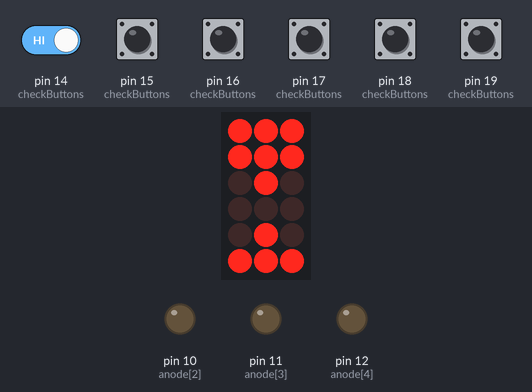
A sketch run on a simulated Arduino Uno, built with avr-gcc and run on an emulated ATmega328P. Shown: 3×6 LED matrix, output pins drawn as LEDs (lit = HIGH). Wiring (inferred from the names in the program): LED matrix (orientation assumed): rows pin 2, pin 3, pin 4, pin 5, pin 6, pin 7; columns pin 8, pin 9, pin 13. Inputs (shaded band) come from the test bench; at power-on: pin 14 (checkButtons), pin 15 (checkButtons), pin 16 (checkButtons), pin 17 (checkButtons), pin 18 (checkButtons), pin 19 (checkButtons) HIGH. Pins used as bus, display or sensor lines are not drawn.

Above: at 1.2 s.
1.3 s: pin 19 (checkButtons) pulled LOW for 0.15 s
At 1.47 s:
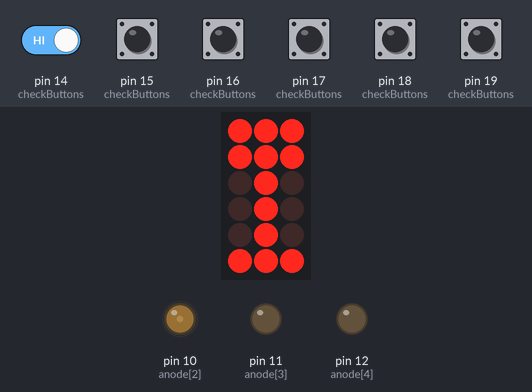
2.0 s: pin 15 (checkButtons) pulled LOW for 0.15 s
2.7 s: pin 14 (checkButtons) driven LOW and pin 19 (checkButtons) driven LOW
At 4.7 s:
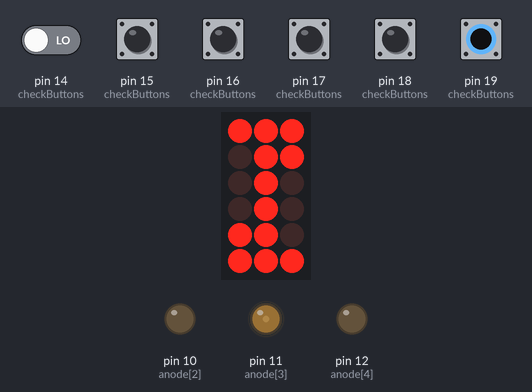
5.6 s: pin 19 (checkButtons) driven HIGH
At 7.8 s:
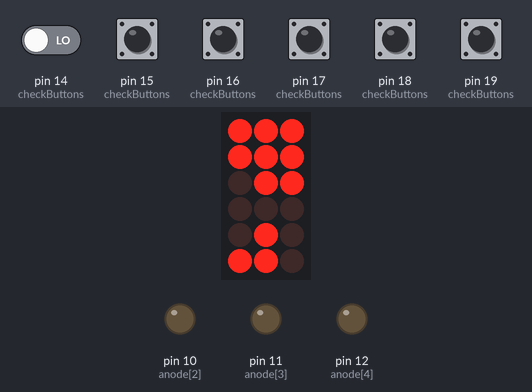
8.4 s: pin 19 (checkButtons) driven LOW
At 9.36 s:
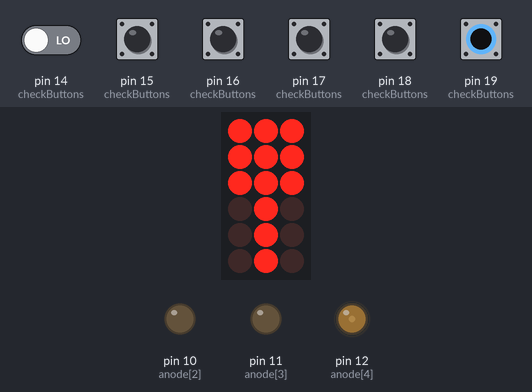
10.1 s: pin 14 (checkButtons) driven HIGH
At 14.74 s:
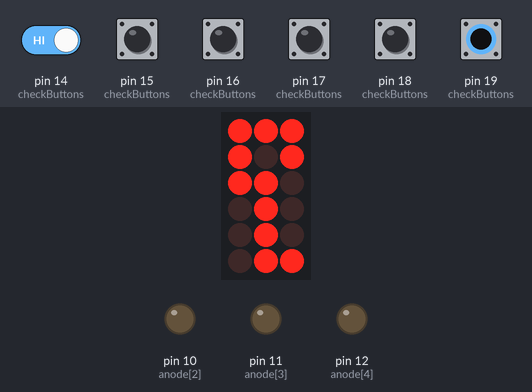
Timing chart, 0 to 16.3 s (numbered marks = the images above; inputs shaded):
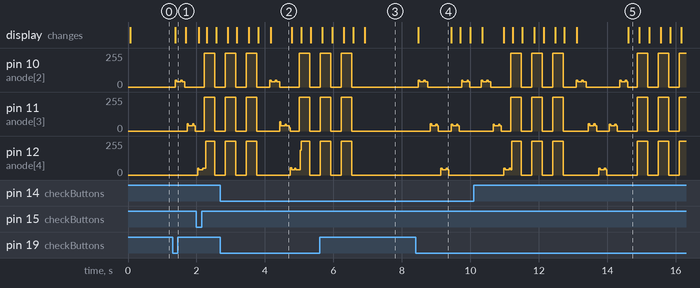

Measured:
- after the input at 1.3 s, pin 10 (anode[2]): 0/255 → 39/255 after 0.08 s, → 0/255 0.28 s later; pin 11 (anode[3]): 0/255 → 40/255 after 0.42 s, → 0/255 0.16 s later; the display: changes after 0.08 s (image 1)
- after the input at 2.7 s, the display: first differs from a run without the input after 1.5 s (image 2)
- after the input at 5.6 s, pin 10 (anode[2]), pin 11 (anode[3]), pin 12 (anode[4]): goes on until 6.5 s, then stays 0/255; the display: first differs from a run without the input after 1.3 s (image 3)
- after the input at 8.4 s, pin 12 (anode[4]): 0/255 → 39/255 after 0.73 s, → 0/255 0.16 s later; the display: changes after 0.08 s (image 4)

The sketch:

6x6_Neon_Pong.ino
```cpp
/**
   Author: Colin Bernstein
   Title: Handheld 6x6 Multiplexed Neon Bulb Pong Game
*/


//Define GPIO pins and instance variables
const byte cathode[] = {2, 3, 4, 5, 6, 7}, anode[] = {8, 9, 10, 11, 12, 13};
unsigned long lastBlink, lastTick;
boolean ticking, blinking, holding = false, grid[6][6];

byte leftGuyPos = 3, rightGuyPos = 3, ballX = 1, ballY = 3, x = 1, y = 1;
boolean ballIsInFlight = false, leftGuyHasTheBall = true;
int ballTime = 300;
unsigned long last, timeStamp;

boolean twoPlayer = false;

//Initizalize hard-wired inputs and outputs
void setup() {
  for (byte i = 2; i <= 13; i++)
    pinMode(i, OUTPUT);
  for (byte i = 14; i <= 19; i++)
    pinMode(i, INPUT_PULLUP);
}

//Constantly multiplex, check for button presses,
//draw the state of the grid, and update the position of the ball.
void loop() {
  multPlex();
  checkButtons();
  drawGuys();
  if (millis() - last >= ballTime && ballIsInFlight) {
    refreshBall();
    if (!twoPlayer)
      AI();
  }
}

//If one-player, have the AI make a move.
//Simply moves to the left or right depending on the
//Position of the ball.
void AI() {
  if (millis() % 4 > 0)
    if (leftGuyPos < 4 && leftGuyPos < ballY)
      leftGuyPos++;
    else if (leftGuyPos > 1 && leftGuyPos > ballY)
      leftGuyPos--;
}

//Multiplex through the columns by flashing a
//column at a time and outputting the six row elements each time

void multPlex() {
  for (byte col = 0; col < 6; col++) {
    for (byte row = 0; row < 6; row++)
      digitalWrite(anode[row], grid[row][col] ? HIGH : LOW);
    digitalWrite(cathode[col], HIGH);
    //delayMicroseconds(100);
    delay(2);
    digitalWrite(cathode[col], LOW);
  }
}

//Update the position of the ball knowing its current trajectory and positon
void refreshBall() {
  last = millis();
  grid[ballX][ballY] = false;
  if (ballY == 0 || ballY == 5)
    y *= -1;
  if (leftGuyHasTheBall && ballIsInFlight && ballX == 4 && abs(ballY - rightGuyPos) < 2) {
    x *= -1;
    leftGuyHasTheBall = false;
  }
  if (!leftGuyHasTheBall && ballIsInFlight && ballX == 1 && abs(ballY - leftGuyPos) < 2) {
    x *= -1;
    leftGuyHasTheBall = true;
  }
  ballIsInFlight = true;
  ballX += x;
  ballY += y;
  grid[ballX][ballY] = true;
  if (ballX == 0)
    win(false);
  else if (ballX == 5)
    win(true);
}

//Play a winning animation for the left or right side players
void win(boolean left) {
  for (byte i = 0; i < 3; i++) {
    for (byte a = 0; a < 6; a++)
      for (byte b = 0; b < 6; b++)
        grid[a][b] = true;
    timeStamp = millis();
    while (millis() - timeStamp <= 300) multPlex();
    blank();
    timeStamp = millis();
    while (millis() - timeStamp <= 300) multPlex();
  }
  leftGuyPos = 3;
  rightGuyPos = 3;
  ballX = left ? 1 : 4;
  ballY = 3;
  ballIsInFlight = false;
  leftGuyHasTheBall = left;
  x = left ? 1 : -1;
}

//Blank the grid
void blank() {
  for (byte a = 0; a < 6; a++)
    for (byte b = 0; b < 6; b++)
      grid[a][b] = false;
}

//Check for button presses
//Adjust the position of the players accordingly
//If a button is pressed, a button is now being held
void checkButtons() {
  if (twoPlayer) {
    if (!holding && !digitalRead(17) && !leftGuyHasTheBall)
      ballIsInFlight = true;
    else if (!holding && !digitalRead(19) && leftGuyHasTheBall)
      ballIsInFlight = true;
    else if (!holding && !digitalRead(14) && rightGuyPos <= 3 && rightGuyPos > 0) {
      holding = true;
      rightGuyPos++;
      if (!ballIsInFlight && !leftGuyHasTheBall)
        ballY++;
    }
    else if (!holding && !digitalRead(16) && leftGuyPos <= 3 && leftGuyPos > 0) {
      holding = true;
      leftGuyPos++;
      if (!ballIsInFlight && leftGuyHasTheBall)
        ballY++;
    }

    else if (!holding && !digitalRead(18) && leftGuyPos <= 4 && leftGuyPos > 1) {
      holding = true;
      leftGuyPos--;
      if (!ballIsInFlight && leftGuyHasTheBall)
        ballY--;
    }
  } else {
    if (!digitalRead(17) && !leftGuyHasTheBall)
      ballIsInFlight = true;
    else if (!digitalRead(19) && leftGuyHasTheBall)
      ballIsInFlight = true;
    else if (!holding && !digitalRead(14) && rightGuyPos <= 3 && rightGuyPos > 0) {
      holding = true;
      rightGuyPos++;
      if (!ballIsInFlight && !leftGuyHasTheBall)
        ballY++;
    }
  }
  if (!digitalRead(17) && !digitalRead(19)) {
    twoPlayer = !twoPlayer;
    win(leftGuyHasTheBall);
  }
  else if (!holding && !digitalRead(15) && rightGuyPos <= 4 && rightGuyPos > 1) {
    holding = true;
    rightGuyPos--;
    if (!ballIsInFlight && !leftGuyHasTheBall)
      ballY--;
  }
  else if (digitalRead(14) && digitalRead(15) && digitalRead(16) && digitalRead(17) && digitalRead(18) && digitalRead(19))
    holding = false;
}

//Display the paddles
void drawGuys() {
  blank();
  for (byte y = leftGuyPos - 1; y <= leftGuyPos + 1; y++)
    grid[0][y] = true;
  for (byte y = rightGuyPos - 1; y <= rightGuyPos + 1; y++)
    grid[5][y] = true;
  grid[ballX][ballY] = true;
}
```
